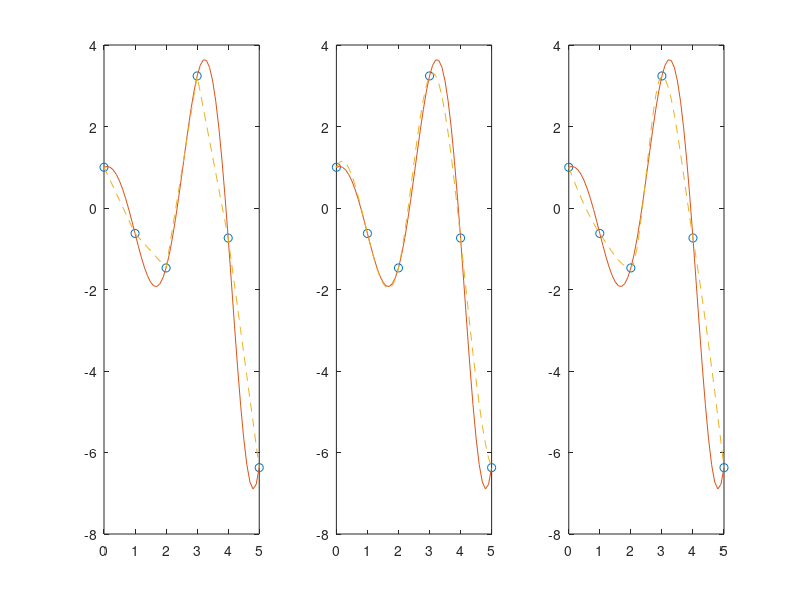

Reproduce this figure in MATLAB.
% AP_Ch8_Polinomials,Curve_Fitting,_and_Interpolation
% 
% Polynomials are mathematical expression that are frequently used for
% problem solving and modeling in science and engineering. In many cases an
% equation that is written in the process of solving a problem is a
% polynomial, and the solution of the problem is the zero of the
% polynomial. 
%
% Curve fitting is a process of finding a fucntion that can be used to
% model data. The function does not necessarily pass through any of the
% points, but models the data with the smallest possible error. There are
% no limitations to the type of the equations that can be used for curve 
% fitting. Often, however, polynomial, exponential, and power functions 
% are used.    
%
% Interpolation is the process of estimating values between data points. 
% The simplest kind of interpolation is done by drawing a straight line 
% between the points. In a more sophistikated interpolation, data from
% additional points is used. 
% 
% 8.1 Polynomials 
% Polynomilas are functions that have the form:
% f(x) = an*xn + a(n-1)*x(n-1) + ... + a1*x + a0
% an, a(n-1), ... , a1, a0 are real numbers
% in MATLAB, polynomials are represented by a row vector in which the 
% elements are the coefficients an, a(n-1), ..., a1, a0

p = [8 5] % 8*x + 5
x = 2
% The value of a polynomial at a point x can be calculated with the
% fucntion p o l y v a l that has the form:
polyval (p, x)

% Sample Problem 8 - 1: Calculating polynomials with MATLAB
p = [1 -12.1 40.59 -17.015 -71.95 35.88]
x = -1.5 : 0.1: 6.7
y = polyval (p, x)
plot (x,y)

% Roots of a Polynomial
r  = roots(p)
% This is very important function to find the roots of a quadratic
% equation
roots([4 10 -8])

% And vise-verse: when the roots of a polynomial are known, the p o l y 
% command can be used for detecting the coefficients of the polynomial:
r = [6.5 4 2.3 -1.2 0.5]
p = poly(r)

% 8.1.3 Addition, Multiplication and \Division of Polynomials
% by adding (substracting) coefficients.
% the dhorter vector has to be modified to be of the same lenght as
% the longer vector by adding zeros. 
p1 = [3 15 0 -10 -3 15 -40];
p2 = [3 0 -2 -6];
p = p1 +[ 0 0 0 p2];

% Multiplication
pm = conv (p1, p2);

% Division
% A polynomial can be devided by another polynomial with the MATLAB
% built-in function deconv, which has trhe form:
u = [2 9 7 -6];
v = [1 3];
[a b] = deconv (u, v)
[a b] = deconv (p1, p2)

% Derivatives of Polynomials
% The buil-in fucntion p o l y d e r can be used to calculate the
% derivative of a single polynomials, a product of two polynomial
% or a quotient of two polynomials:
% k = polyder(p), where p - polynomial vector; k - derivative vector
% k = polyder(a, b), a*b - product vector, k - derivative product vector 
% [n d] = polyder(u, v), u/v - quatient polynomial, n/d -quatioen derivative

f1 = [3 -2 4]
f2 = [1 0 5]
k = polyder (f1)
d = polyder (f1, f2)
[n d] = polyder (f1, f2)

% 8.2 Curve Fitting
% Curve fitting, also called regression analysis, is a process of fitting a
% fucntion to a set of data points. The function can then be used as a
% matehmatical model of the data. 

% Polynomials can be used to fit data points in two ways. In one the
% polynomial passes through all data points, and the other the polynomial 
% does not necessary pass through any of the points but overall gives a
% good aproximation of the data.

% N.B. polynomials of high degraa might give a large error if they are used
% to estimate values between data points.

% The most common method of finding the best fit to data points is
% the method of least squares.
% ----------------------------
% Least Squares Method:
%
% In this method, the coefficients of the polynomial are determined by
% minimising the sum of the squares of the residuals at all the data
% points. The residual at each point is defined as the difference between
% the value of the polynomial and the value of the data.
% Example:
% (x1, y1); (x2,y2); (x3,y3); (x4,y4);  - data points
% f(x) = a1*x + a0 - 1st aproximation
% The residual at each point Ri: Ri = f(xi) - yi
% R = [f(x1) - y1]^2 + [f(x2) - y2]^2 + [f(x3) - y3]^2 + [f(x4) - y4]^2
% then finding R as fucntion of a1 and a0, by f(x) substracting
% The minimum of R can be find by partial derivatives of R with respect to
% a0 and a1 and equating them to zero:
% dR / da1 = 0  and dR / da0 = 0
% this results in a system of two equations with two unknows:a1 and a0. 
% the solution of these equations gives the values of the coefficients of
% the polynomial that best fits the data. 
% The same procedure can be followed with the more points and 
% high-order polynomials. 
% ------------------------------
% Curve with polynomials is done with p o l y f i t
%
% p = polyfit (x, y, n)
% x - vector with the horizontal coordinates
% y - vector with the vertical coordintaes
% n - is degree of polynomial

x = [0.9 1.5 3 4 6 8 9.5];
y = [0.9 1.5 2.5 5.1 4.5 4.9 6.3];
p = polyfit(x,y,4)
xp = 0.9 : 0.1 : 9.5;
yp = polyval (p,xp)
plot (x, y, 'o', xp, yp)
xlabel('x'); ylabel('y');

% ------------------------------
% Curve fitting with Fucntions other tahn Polynomials
% 
% Many situations in science and enginnering require fitting fucntions that 
% are not polynomials to given data.
%
% Rewrite fucntions of differnet types to polynomial form:
% Type of     | Classical        | Rewriting               | Linear        | Other considerations
% function    | form             | form                    | relationship: | In choosing functions:
% ------------|------------------|-------------------------|---------------|-----------------------------------------------------------------
% Power       | y = b*x^m        | ln(y) = m*ln(x) + ln(b) | ln(y) & ln(x) | y = 0 when x = 0  
%             |                  |                         |               |
% ------------|------------------|-------------------------|---------------|-----------------------------------------------------------------
% Exponential | y = b*e^mx       | ln(y) = mx + ln(b)      | ln(y) & x     | 1) Cannot pass through origin
%             | y = b*10^mx      | log(y) = mx + log(b)    |               | 2) can fit only data with all positive y's or all negative y's
% ------------|------------------|-------------------------|---------------|-----------------------------------------------------------------
% Logarithmic | y = m*ln(x) + b  | the same                | y & ln(x)     | 1) Cannot model x = 0 or negative values of x
%             | y = m*log(x) + b |                         |               |
% ------------|------------------|-------------------------|---------------|-----------------------------------------------------------------
% Reciprocal  | y = 1 / (mx + b) | 1/y = mx + b            |1/y & x        | 1) Cannot model y = 0
%             |                  |                         |               |
% ------------|------------------|-------------------------|---------------|-----------------------------------------------------------------

% Exapmple
t = 0 : 0.5 :5;
w = [6 4.83 3.7 3.15 2.41 1.83 1.49 1.21 0.96 0.73 0.64];
p = polyfit(t, log(w), 1);
m = p(1)
b = exp(p(2))
tm = 0:0.1:5;
wm = b*exp(m*tm);
plot(t,w,'o',tm,wm)

% -----------------------------------------------------------------
% Interpolation is estimation of values between data points.
% MATLAB has interpolation based on:
% a) Polynomials
% b) Fourier transformation
% yi = interpl (x, y, xi, 'method')
% x - horizontal coordinates of the input data point
% y - vertical coordinates of the input data point 
% xi - horizontal coordinates of the interpolation points
% 'method' = of the interpolation:
% 'nearest' - nearest to the interpolated points
% 'linear' - linear spline
% 'spline' - cubic spline
% 'pchip' - Hermite or 'cubic' interpolation

x = 0 : 1.0 : 5;
y = [1.0 -0.6242 -1.4707 3.2406 -0.7366 -6.3717];
xi = 0 :0.1 : 5;
yilin = interp1 (x,y,xi,'linear');
yispl = interp1 (x,y,xi,'spline');
yipch = interp1 (x,y,xi,'pchip');
yfun = 1.5.^xi.*cos(2*xi);
subplot(1,3,1)
plot(x,y,'o',xi,yfun,xi,yilin,'--');
subplot(1,3,2)
plot(x,y,'o',xi,yfun,xi,yispl,'--');
subplot(1,3,3)
plot(x,y,'o',xi,yfun,xi,yipch,'--');
